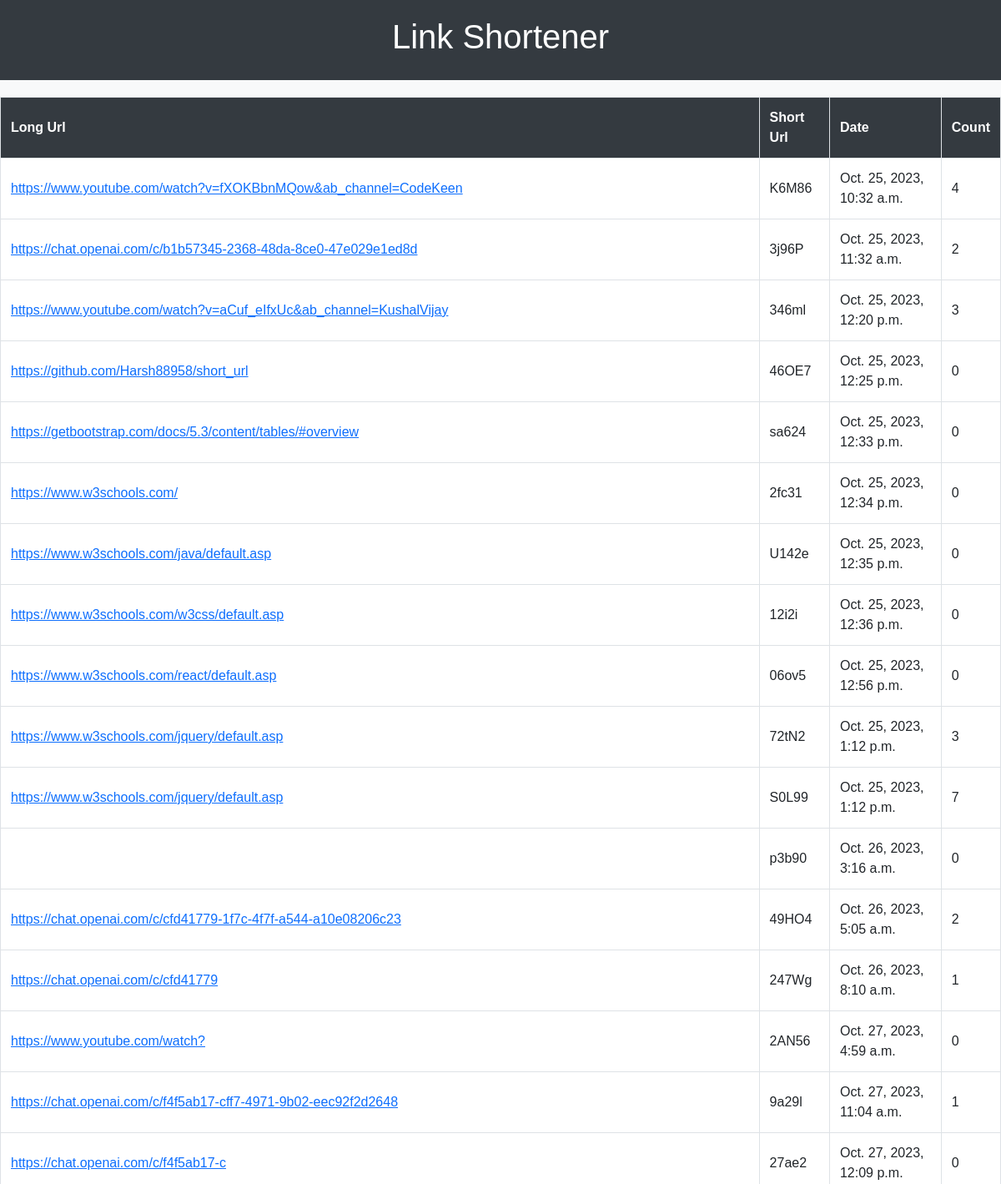
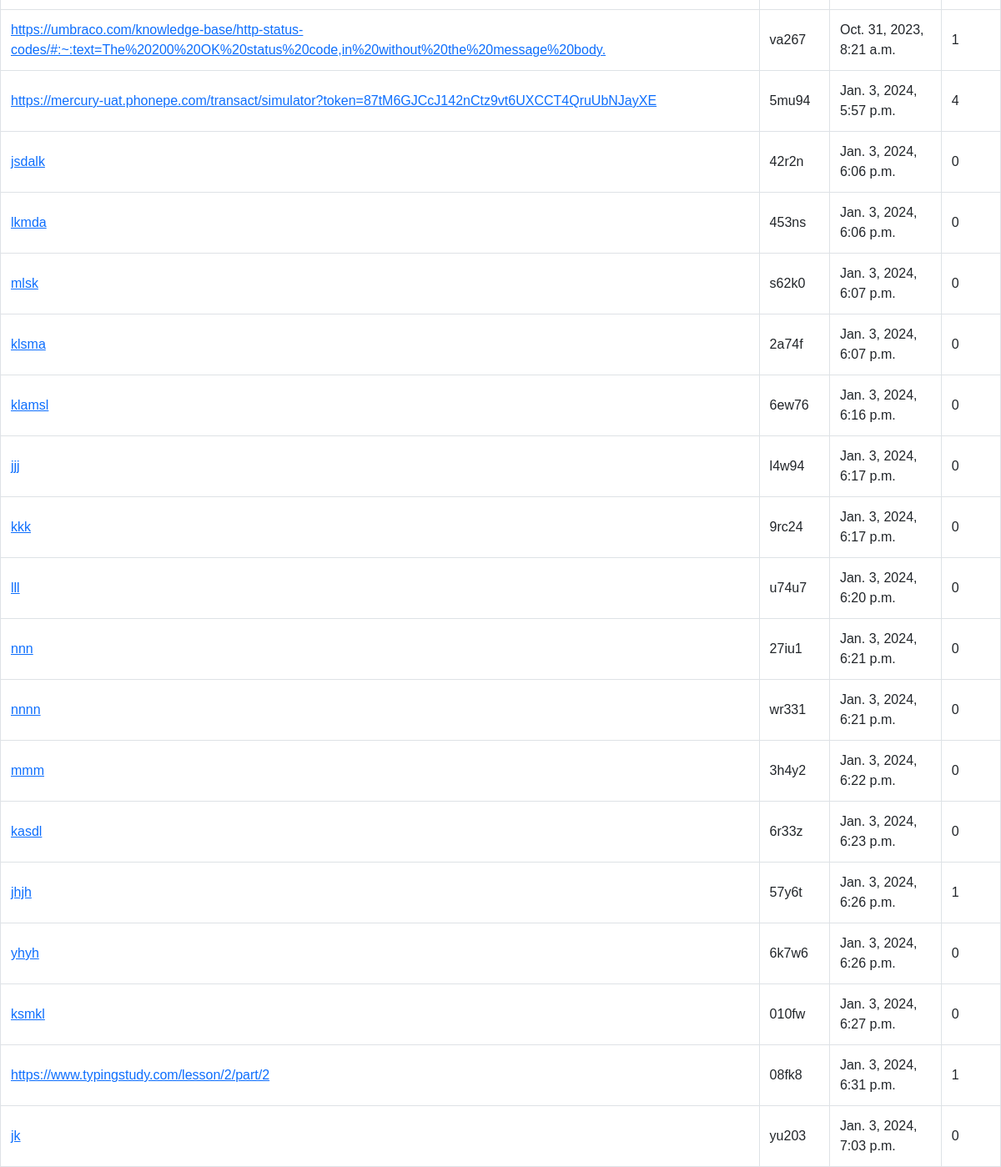
Page /all/ on the committed database (2 pictures, top to bottom).
### urlshorter/models.py (models this page shows, shortened)
class URLShortener(models.Model):
    long_url = models.URLField(max_length=2000)
    short_url = models.CharField(max_length=20, unique=True, db_index=True)
    created_at = models.DateTimeField(auto_now_add=True)
    no_of_count = models.IntegerField(default=0)

### urlshorter/views.py (the view)
# urls.py: path("all/", views.alldata, name="all"),
def alldata(request):
    alldata = URLShortener.objects.all()
    return render(request, "alldata.html", {"alldata": alldata})

### urlshorter/templates/alldata.html (shortened to what this page needs)
<!DOCTYPE html>
<html lang="en">
<head>
    <link href="https://cdn.jsdelivr.net/npm/bootstrap@5.3.2/dist/css/bootstrap.min.css" rel="stylesheet"
>
</head>
<body>
    <header>
        <h1>Link Shortener</h1>
    </header>
    <table>
        <thead>
            <tr>
                <th>Long Url</th>
                <th>Short Url</th>
                <th>Date</th>
                <th>Count</th>
            </tr>
        </thead>
        <tbody>
            {% for i in alldata %}
            <tr>
                <td><a href="{{i.long_url}}">{{i.long_url}}</a></td>
                <td>{{i.short_url}}</td>
                <td>{{i.created_at}}</td>
                <td>{{i.no_of_count}}</td>
            </tr>
            {% endfor %}
        </tbody>
    </table>
</body>
</html>

### urlshorter/templates/alldata.html (style rules this page uses)
body { font-family: 'Arial', sans-serif; background-color: #f8f9fa; margin: 0; padding: 0; box-sizing: border-box; }
header { background-color: #343a40; padding: 20px; color: #ffffff; text-align: center; }
table { width: 100%; border-collapse: collapse; margin-top: 20px; background-color: #ffffff; box-shadow: 0 4px 8px rgba(0, 0, 0, 0.1); }
th, td { border: 1px solid #dee2e6; padding: 12px; text-align: left; }
th { background-color: #343a40; color: #ffffff; }

### rows in the picture
URLShortener: long_url "https://www.youtube.com/watch?v=fXOKBbnMQow&ab_channel=CodeKeen", short_url "K6M86", created_at "Oct. 25, 2023, 10:32 a.m.", no_of_count "4"
URLShortener: long_url "https://chat.openai.com/c/b1b57345-2368-48da-8ce0-47e029e1ed8d", short_url "3j96P", created_at "Oct. 25, 2023, 11:32 a.m.", no_of_count "2"
URLShortener: long_url "https://www.youtube.com/watch?v=aCuf_eIfxUc&ab_channel=KushalVijay", short_url "346ml", created_at "Oct. 25, 2023, 12:20 p.m.", no_of_count "3"
URLShortener: long_url "https://github.com/Harsh88958/short_url", short_url "46OE7", created_at "Oct. 25, 2023, 12:25 p.m.", no_of_count "0"
URLShortener: long_url "https://getbootstrap.com/docs/5.3/content/tables/#overview", short_url "sa624", created_at "Oct. 25, 2023, 12:33 p.m.", no_of_count "0"
URLShortener: long_url "https://www.w3schools.com/", short_url "2fc31", created_at "Oct. 25, 2023, 12:34 p.m.", no_of_count "0"
URLShortener: long_url "https://www.w3schools.com/java/default.asp", short_url "U142e", created_at "Oct. 25, 2023, 12:35 p.m.", no_of_count "0"
URLShortener: long_url "https://www.w3schools.com/w3css/default.asp", short_url "12i2i", created_at "Oct. 25, 2023, 12:36 p.m.", no_of_count "0"
URLShortener: long_url "https://www.w3schools.com/react/default.asp", short_url "06ov5", created_at "Oct. 25, 2023, 12:56 p.m.", no_of_count "0"
URLShortener: long_url "https://www.w3schools.com/jquery/default.asp", short_url "72tN2", created_at "Oct. 25, 2023, 1:12 p.m.", no_of_count "3"
URLShortener: long_url "https://www.w3schools.com/jquery/default.asp", short_url "S0L99", created_at "Oct. 25, 2023, 1:12 p.m.", no_of_count "7"
URLShortener: short_url "p3b90", created_at "Oct. 26, 2023, 3:16 a.m.", no_of_count "0"
URLShortener: long_url "https://chat.openai.com/c/cfd41779-1f7c-4f7f-a544-a10e08206c23", short_url "49HO4", created_at "Oct. 26, 2023, 5:05 a.m.", no_of_count "2"
URLShortener: long_url "https://chat.openai.com/c/cfd41779", short_url "247Wg", created_at "Oct. 26, 2023, 8:10 a.m.", no_of_count "1"
URLShortener: long_url "https://www.youtube.com/watch?", short_url "2AN56", created_at "Oct. 27, 2023, 4:59 a.m.", no_of_count "0"
URLShortener: long_url "https://chat.openai.com/c/f4f5ab17-cff7-4971-9b02-eec92f2d2648", short_url "9a29l", created_at "Oct. 27, 2023, 11:04 a.m.", no_of_count "1"
URLShortener: long_url "https://chat.openai.com/c/f4f5ab17-c", short_url "27ae2", created_at "Oct. 27, 2023, 12:09 p.m.", no_of_count "0"
URLShortener: long_url "https://umbraco.com/knowledge-base/http-status-codes/#:~:text=The%20200%20OK%20status%20code,in%20without%20the%20message%20body.", short_url "va267", created_at "Oct. 31, 2023, 8:21 a.m.", no_of_count "1"
URLShortener: long_url "https://mercury-uat.phonepe.com/transact/simulator?token=87tM6GJCcJ142nCtz9vt6UXCCT4QruUbNJayXE", short_url "5mu94", created_at "Jan. 3, 2024, 5:57 p.m.", no_of_count "4"
URLShortener: long_url "jsdalk", short_url "42r2n", created_at "Jan. 3, 2024, 6:06 p.m.", no_of_count "0"
URLShortener: long_url "lkmda", short_url "453ns", created_at "Jan. 3, 2024, 6:06 p.m.", no_of_count "0"
URLShortener: long_url "mlsk", short_url "s62k0", created_at "Jan. 3, 2024, 6:07 p.m.", no_of_count "0"
URLShortener: long_url "klsma", short_url "2a74f", created_at "Jan. 3, 2024, 6:07 p.m.", no_of_count "0"
URLShortener: long_url "klamsl", short_url "6ew76", created_at "Jan. 3, 2024, 6:16 p.m.", no_of_count "0"
URLShortener: long_url "jjj", short_url "l4w94", created_at "Jan. 3, 2024, 6:17 p.m.", no_of_count "0"
URLShortener: long_url "kkk", short_url "9rc24", created_at "Jan. 3, 2024, 6:17 p.m.", no_of_count "0"
URLShortener: long_url "lll", short_url "u74u7", created_at "Jan. 3, 2024, 6:20 p.m.", no_of_count "0"
URLShortener: long_url "nnn", short_url "27iu1", created_at "Jan. 3, 2024, 6:21 p.m.", no_of_count "0"
URLShortener: long_url "nnnn", short_url "wr331", created_at "Jan. 3, 2024, 6:21 p.m.", no_of_count "0"
URLShortener: long_url "mmm", short_url "3h4y2", created_at "Jan. 3, 2024, 6:22 p.m.", no_of_count "0"
URLShortener: long_url "kasdl", short_url "6r33z", created_at "Jan. 3, 2024, 6:23 p.m.", no_of_count "0"
URLShortener: long_url "jhjh", short_url "57y6t", created_at "Jan. 3, 2024, 6:26 p.m.", no_of_count "1"
URLShortener: long_url "yhyh", short_url "6k7w6", created_at "Jan. 3, 2024, 6:26 p.m.", no_of_count "0"
URLShortener: long_url "ksmkl", short_url "010fw", created_at "Jan. 3, 2024, 6:27 p.m.", no_of_count "0"
URLShortener: long_url "https://www.typingstudy.com/lesson/2/part/2", short_url "08fk8", created_at "Jan. 3, 2024, 6:31 p.m.", no_of_count "1"
URLShortener: long_url "jk", short_url "yu203", created_at "Jan. 3, 2024, 7:03 p.m.", no_of_count "0"
